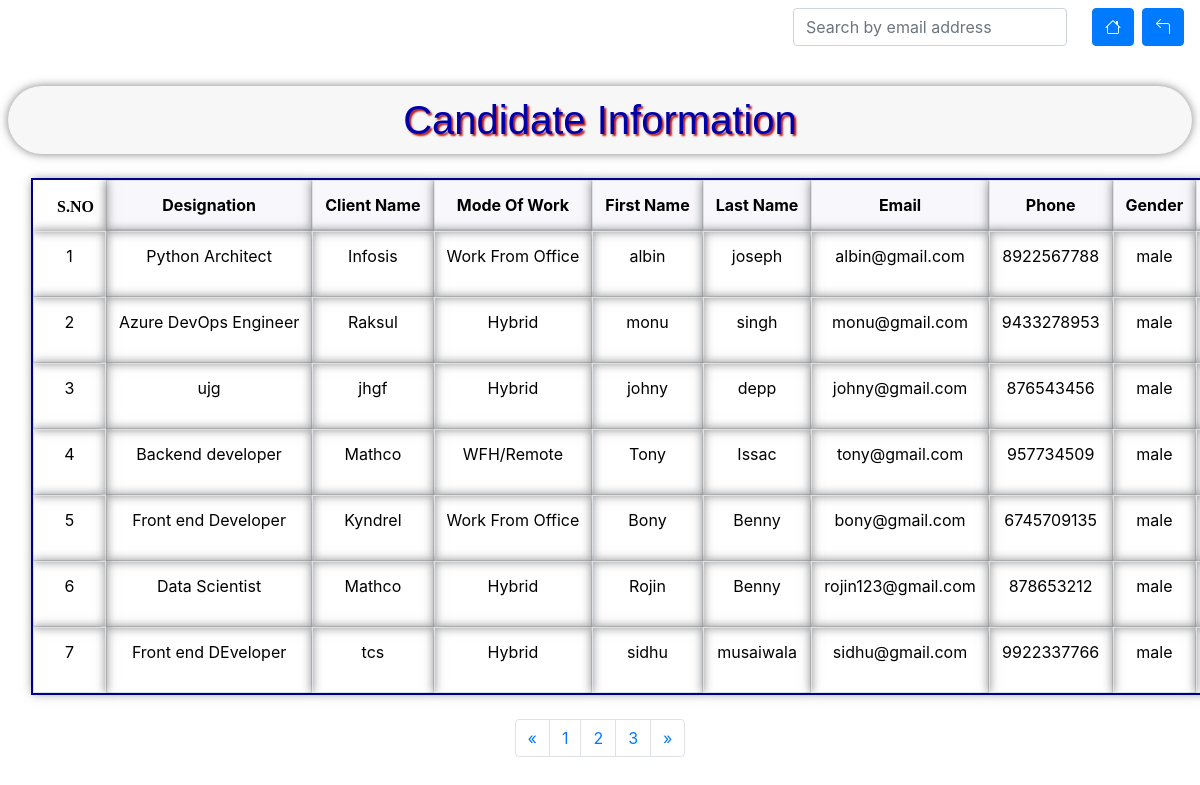
Before: /all/ with the older database file.
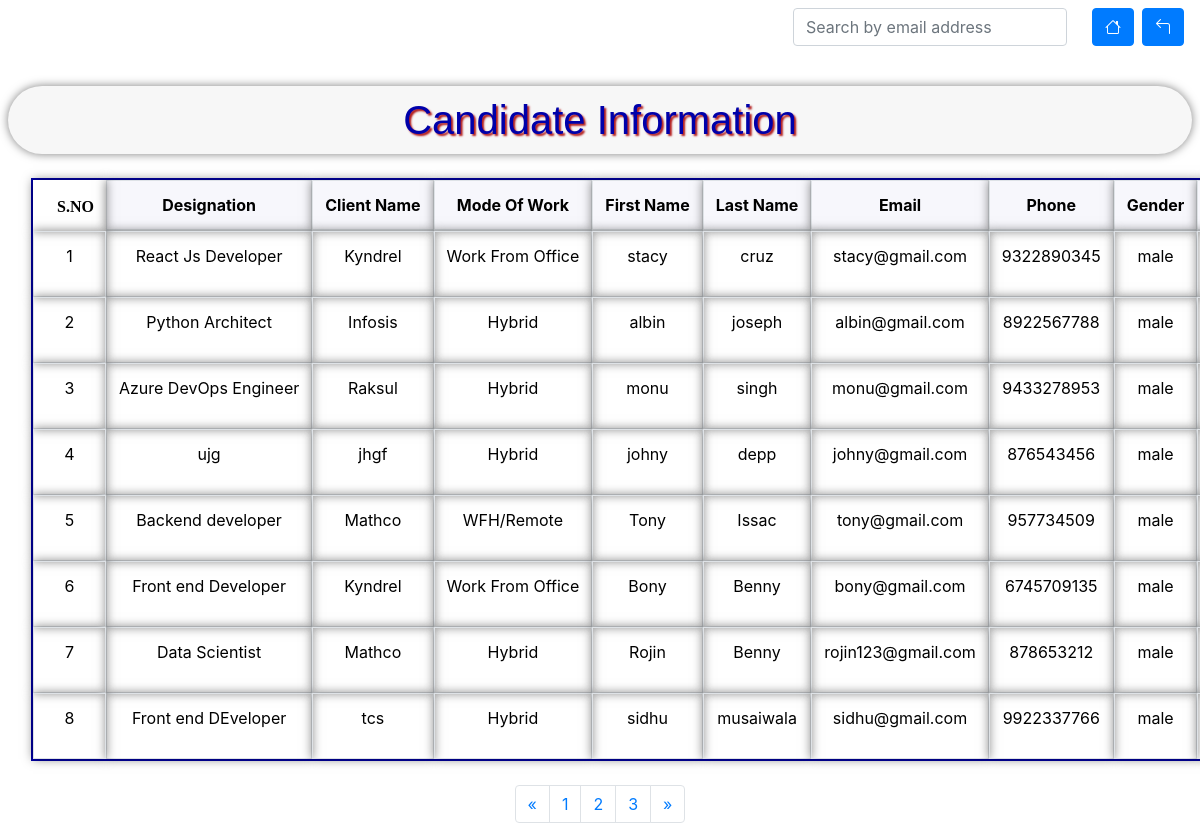
After: the same page with the newer database file.
### candidate_app/models.py (models this page shows, shortened)
class Candidate(models.Model):
    user = models.ForeignKey(CustomUser, on_delete=models.CASCADE)
    email = models.EmailField(unique=True)
    phone = models.CharField(max_length=15)
    client_name = models.CharField(max_length=15)
    first_name = models.CharField(max_length=150, null=True)
    last_name = models.CharField(max_length=150)
    mode_of_work = models.CharField(max_length=150, default='full_time',null=True)
    gender = models.CharField(max_length=50, default='unknown', null=True,blank=True)
    college = models.CharField(max_length=50, null=True,blank=True)
    graduation_year= models.CharField(max_length=50, null=True,blank=True)
    qualification = models.TextField(null=True,blank=True)
    skills = models.ManyToManyField(Skill)
    experience = models.FloatField(null=True, blank=True)
    relevent_experience = models.FloatField(null=True, blank=True)
    designation = models.CharField(max_length=50, null=True,blank=True)
    expected_ctc = models.CharField(max_length=50, null=True,blank=True)
    current_ctc = models.CharField(max_length=50, null=True,blank=True)
    offer_in_hands = models.CharField(max_length=50,default=None, null=True,blank=True)
    offer_details= models.CharField(max_length=50,default=None, null=True,blank=True)     ###  hidden box
    notice_period = models.CharField(max_length=50, null=True,blank=True)
    current_company = models.CharField(max_length=100, null=True,blank=True)
    reason_for_change = models.CharField(max_length=2000, null=True,blank=True)          ###  hidden
    location = models.CharField(max_length=50, null=True,blank=True)
    resume = models.FileField(upload_to='resume/',max_length=200,blank=True,null=True)
    remarks = models.TextField(null=True,blank=True)
    updated_by = models.CharField(max_length=50, null=True,blank=True)
    updated_on = models.DateTimeField(auto_now_add=True, null=True)
    screening_time = models.CharField(max_length=100, null=True,blank=True)
    recruiter = models.CharField(max_length=50, null=True,blank=True)
    status = models.CharField(max_length=100, null=True,blank=True)
    rejection_reason = models.CharField(max_length=100, null=True,blank=True)         ### hidden
    additional_status = models.CharField(max_length=100, null=True,blank=True)
    rejection_reason_for_r1_r4 = models.CharField(max_length=100, null=True,blank=True)        ## hidden
    offer = models.CharField(max_length=100, null=True,blank=True)
    offer_reject_reason = models.CharField(max_length=100, null=True,blank=True)
    class Meta:
        ordering = ["-updated_on"]

### candidate_app/views.py (the view)
# urls.py: path('all/',Allcandidates.as_view(),name='all'),
class Allcandidates(ListView):
    model = Candidate
    fields = ['email','phone','first_name','last_name','alt_phone','sex','qualification','skills','experience','designation','expected_ctc','current_ctc','availability','notice_period','current_company','location','resume','remarks','updated_by','updated_on']
    template_name = 'allcandidates.html'
    context_object_name = "all"

### templates/allcandidates.html (shortened to what this page needs)
{% extends 'base.html' %}
{% block head %}
<link href="https://cdn.jsdelivr.net/npm/bootstrap@5.3.2/dist/css/bootstrap.min.css" rel="stylesheet"
>
{% endblock %}
{% block content %}
{% include 'navbar.html' %}
<br>
<div>
    <h2 class="candidate-info my-2 mx-2">Candidate Information</h2>
</div>
<div class="container-fluid table-container my-2 mx-3">
    <table class="table table-bordered my-3" style="border: 2px solid #0000AA;">
        <thead>
            <tr>
                <th id="snno" style="font-family: garamond;" scope="col"
                    class="border-0 text-uppercase font-medium pl-4">S.No</th>
                <th scope="col">Designation</th>
                <th scope="col">Client Name</th>
                <th scope="col">Mode Of Work</th>
                <th scope="col">First Name</th>
                <th scope="col">Last Name</th>
                <th scope="col">Email</th>
                <th scope="col">Phone</th>
                <th scope="col">Gender</th>
                <th scope="col">Location</th>
            </tr>
        </thead>
        <tbody>
            {% for i in all %}
            <tr>
                <td class="snno">{{ forloop.counter }}</td>
                <td>{{ i.designation }}</td>
                <td>{{ i.client_name }}</td>
                <td>{{ i.mode_of_work }}</td>
                <td>{{ i.first_name }}</td>
                <td>{{ i.last_name }}</td>
                <td>{{ i.email }}</td>
                <td>{{ i.phone }}</td>
                <td>{{ i.gender }}</td>
                <td>{{ i.location }}</td>
            </tr>
            {% endfor %}
        </tbody>
    </table>
</div>
{% include 'all_c_pagination.html' %}
{% endblock %}

### templates/base.html (shortened to what this page needs)
<!DOCTYPE html>
<html lang="en">
<head>
    <link href="https://cdn.jsdelivr.net/npm/bootstrap@5.3.2/dist/css/bootstrap.min.css" rel="stylesheet">
    {% block head %} {% endblock %}
</head>
<body>
    <div class="row">
        <div class="col">{% block content %}{% endblock %}</div>
    </div>
</body>
</html>

### templates/navbar.html (shortened to what this page needs)
<link rel="stylesheet" href="https://cdn.jsdelivr.net/npm/bootstrap@4.4.1/dist/css/bootstrap.min.css"
>
<link rel="stylesheet" href="https://cdnjs.cloudflare.com/ajax/libs/font-awesome/6.0.0/css/all.min.css">
<link rel="stylesheet" href="https://cdn.jsdelivr.net/npm/bootstrap-icons@1.11.1/font/bootstrap-icons.css">
  <link rel="stylesheet" href="https://code.jquery.com/ui/1.12.1/themes/base/jquery-ui.css">
<nav id="nav" class="navbar navbar-expand-lg ">
    <div class="d-flex ml-auto">
        <form class="d-flex me-2" action="" method="get">
            <input  id="search-input" name="q" class="form-control" type="search" placeholder="Search by email address" aria-label="Search">&nbsp;&nbsp;
        </form>
        <a href="/user" class="btn btn-primary mx-2"><i class="bi bi-house"></i></a>
        <a href="/back" class="btn btn-primary" onclick="goBack()"><i class="bi bi-arrow-90deg-left"></i></a>
    </div>
</nav>

### templates/all_c_pagination.html (shortened to what this page needs)
<body>
    <ul class="pagination">
        <li class="page-item">
            <a class="page-link" href="#" aria-label="Previous">
                <span aria-hidden="true">&laquo;</span>
            </a>
        </li>
        <li class="page-item"><a class="page-link" href="#">1</a></li>
        <li class="page-item"><a class="page-link" href="#">2</a></li>
        <li class="page-item"><a class="page-link" href="#">3</a></li>
        <li class="page-item">
            <a class="page-link" href="#" aria-label="Next">
                <span aria-hidden="true">&raquo;</span>
            </a>
        </li>
    </ul>
</body>

### templates/allcandidates.html (style rules this page uses)
.table-container { width: 100%; overflow-x: auto; }
.table { width: auto; min-width: 1200px; border-collapse: separate; border-spacing: 0.5px; background-color: rgba(255, 255, 255, 0.8); border: 2px solid #0000AA; }
.table th, .table td { width: 200px; max-width: 400px; height: 5px; overflow: hidden; text-overflow: ellipsis; white-space: nowrap; padding: 6px; vertical-align: middle; text-align: center; border: 1px solid #0000AA; box-shadow: 0px 0px 10px 0px rgba(0, 0, 0, 0.5); background-color: transparent; }
.table th { background-color: #f7f7fc; border: 1px solid #0000AA; }
body { background-image: url('https://images.wallpaperscraft.com/image/single/castle_rock_lake_975862_2560x1600.jpg'); background-size: cover; background-repeat: no-repeat; background-attachment: fixed; }
h2.candidate-info { color: #0000AA; font-family: Arial, sans-serif; font-size: 40px; background-color: #f7f7f7; padding: 10px; border-radius: 100px; text-align: center; text-shadow: 2px 2px 2px #b11717; box-shadow: 0px 0px 10px 0px rgba(0, 0, 0, 0.5); }
th#snno { position: sticky; left: 0; background-color: transparent; z-index: 1; border: 2px solid #0000AA; box-shadow: 0px 0px 10px 0px rgba(0, 0, 0, 0.5); }
td.snno { position: sticky; left: 0; background-color: transparent; z-index: 1; border: 2px solid #0000AA; box-shadow: 0px 0px 10px 0px rgba(0, 0, 0, 0.5); }

### templates/all_c_pagination.html (style rules this page uses)
.pagination { justify-content: center; }

Changed rows visible on the page:
added Candidate: designation "React Js Developer", client_name "Kyndrel", mode_of_work "Work From Office", first_name "stacy", last_name "cruz", email "stacy@gmail.com", phone "9322890345", gender "male"
changed Candidate "Python Architect": mode_of_work "Work From Office" → "Hybrid"
